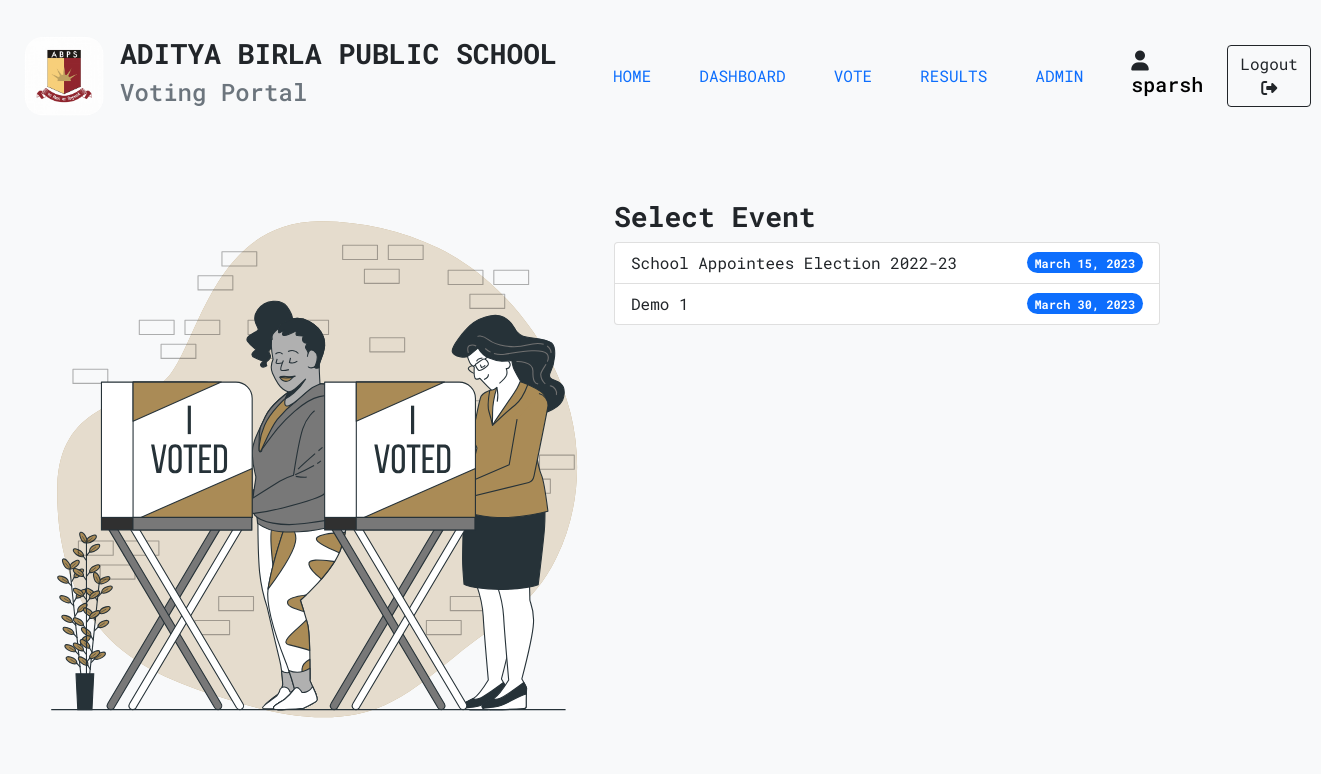
/vote/ (signed in), run on an earlier commit of the app's database.
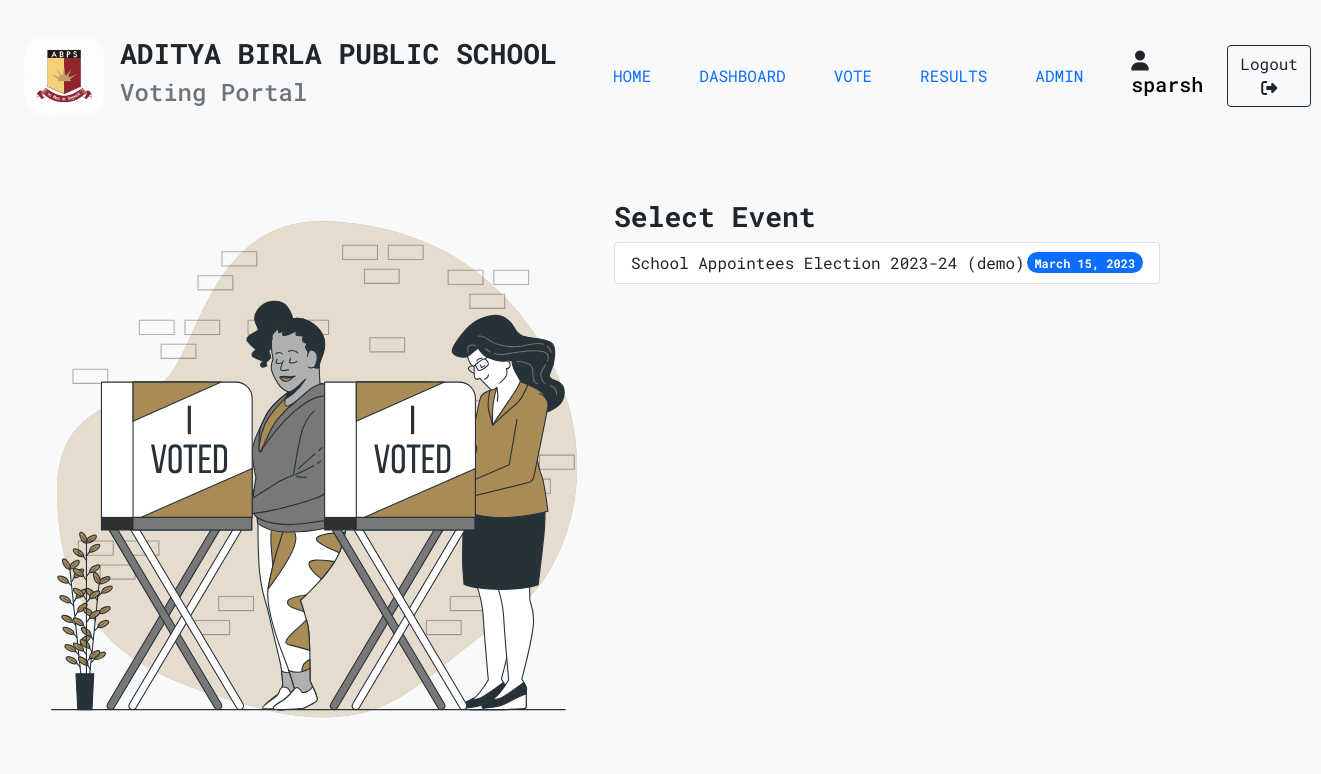
And on a later commit of the database.
### apps/vote/models.py (models this page shows, shortened)
class Event(models.Model):
    EventID = models.AutoField(primary_key=True)
    Date = models.DateField()
    EventName = models.TextField()

### apps/vote/views.py (the view)
# urls.py: path("", index),
@login_required(login_url="/login")
def index(request):
    events = Event.objects.all()
    params = {
        "events": events
    }
    return render(request, "vote/vote.html", params)

### templates/vote/vote.html (shortened to what this page needs)
{% extends 'bases/base.html' %}
{% load static %}
{% block stylesheets %}
<link rel="stylesheet" href="{% static 'css/form.css' %}">
{% endblock stylesheets %}
{% block content %}
<div class="page">
    <div class="container" style="margin: 0;">
        <div class="row">
            <div class="col form__image">
                <div class="form__image--container">
                    <img src="{% static 'images/Voting-bro.svg' %}" alt="voting illustration">
                </div>
            </div>
            <div class="col">
                <label for="event_name" class="form-label h3 fw-bold">Select Event</label>
                <div class="list-group">
                    {% for event in events %}
                        <a href="/vote/{{ event.EventName }}" class="list-group-item list-group-item-action d-flex justify-content-between align-items-center" aria-current="true">
                          <span>{{ event.EventName }}</span>
                          <span class="badge bg-primary rounded-pill">{{ event.Date }}</span>
                        </a>
                    {% endfor %}
                </div>
            </div>
        </div>
    </div>
</div>
{% endblock content %}

What changed in the data, as far as the page shows it:
removed Event: EventName "Demo 1", Date "March 30, 2023"
changed Event: EventName "School Appointees Election 2022-23" → "School Appointees Election 2023-24 (demo)"
